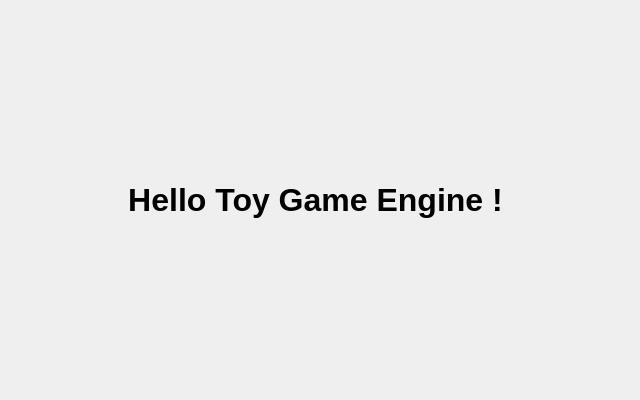
<?xml version="1.0" encoding="UTF-8"?>
<ui version="4.0">
 <class>MainWindow</class>
 <widget class="QMainWindow" name="MainWindow">
  <property name="minimumSize">
   <size>
    <width>640</width>
    <height>400</height>
   </size>
  </property>
  <property name="font">
   <font>
    <pointsize>10</pointsize>
   </font>
  </property>
  <property name="windowTitle">
   <string>Demo</string>
  </property>
  <widget class="QWidget" name="centralwidget">
   <property name="styleSheet">
    <string notr="true">Widget#centralWidget{background:rgb(37, 37, 38);}</string>
   </property>
   <layout class="QHBoxLayout" name="horizontalLayout">
    <property name="leftMargin">
     <number>0</number>
    </property>
    <item>
     <widget class="QLabel" name="label">
      <property name="font">
       <font>
        <pointsize>24</pointsize>
        <bold>true</bold>
       </font>
      </property>
      <property name="text">
       <string>Hello Toy Game Engine !</string>
      </property>
      <property name="alignment">
       <set>Qt::AlignCenter</set>
      </property>
     </widget>
    </item>
   </layout>
  </widget>
 </widget>
 <resources/>
 <connections/>
</ui>
